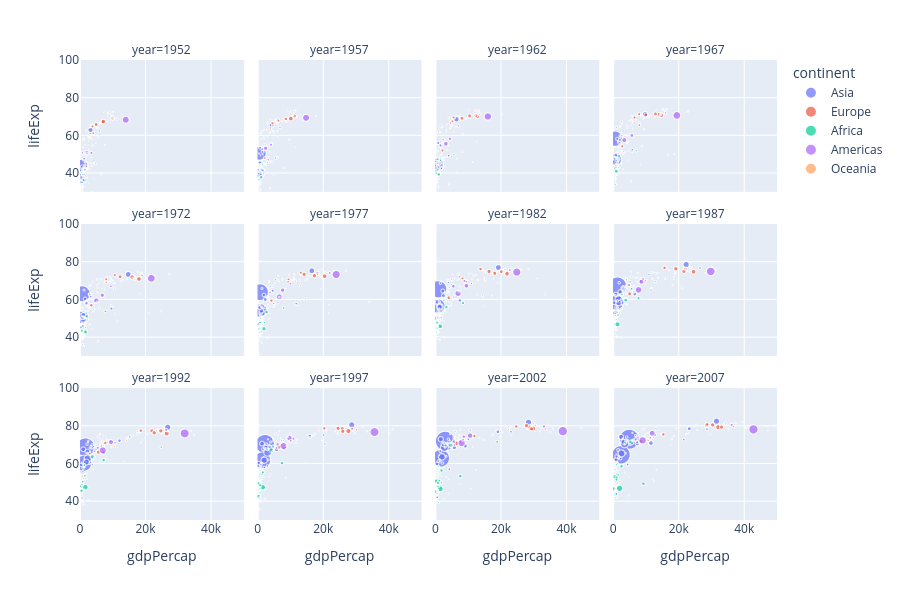

The code cell stored with this chart in its notebook:
### Code cell
fig = px.scatter(
    df,
    x="gdpPercap",
    y="lifeExp",
    color="continent",
    size="pop",
    facet_col="year",
    facet_col_wrap=4,
)
fig.update_yaxes(range=[30, 100])
fig.update_xaxes(range=[0, 50000])
fig.update_layout(height=600)
fig.show()
